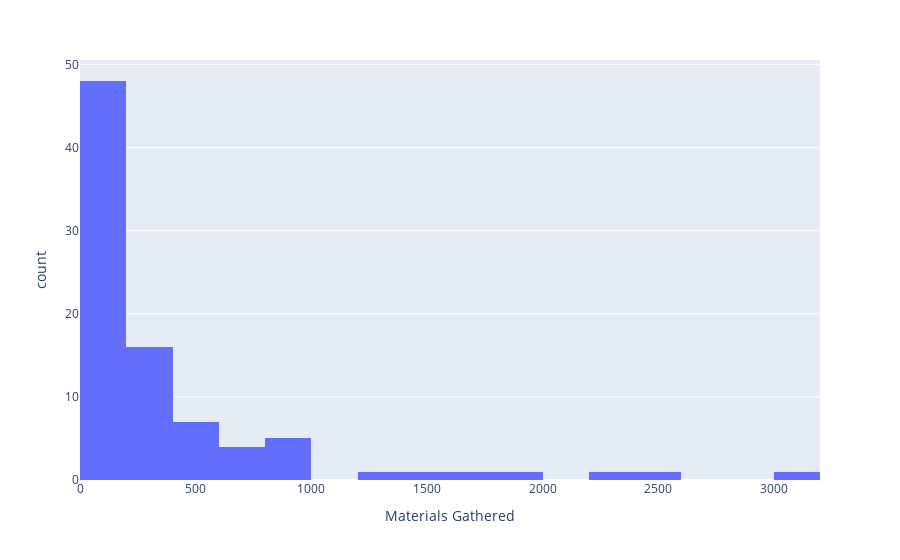

Notebook code cell kept with this figure:
### Markdown cell above
The rank histogram ^

### Code cell
df = pd.read_csv('/Users/kaylashrieve/Desktop/fortnitecsv2.csv')
fig = px.histogram(df, x="Materials Gathered")
fig.show()

### Figure 1 — Plotly figure (JSON) as saved in the notebook; plotly's stock layout.template omitted (floating-point values rounded to 4 significant figures)
{"data": [{"alignmentgroup": "True", "bingroup": "x", "hovertemplate": "Materials Gathered=%{x}<br>count=%{y}<extra></extra>", "legendgroup": "", "marker": {"color": "#636efa"}, "name": "", "offsetgroup": "", "orientation": "v", "showlegend": false, "type": "histogram", "x": [20, 123, 71, 244, 584, 78, 1379, 59, 416, 165, 127, 162, 68, 226, 270, 715, 384, 62, 20, 25, 541, 167, 87, 806, 98, 102, 321, 261, 732, 95, 3002, 328, 69, 519, 70, 50, 512, 894, 1907, 749, 153, 2553, 288, 78, 136, 204, 970, 69, 230, 139, 46, 251, 687, 2215, 79, 30, 88, 43, 165, 164, 204, 429, 50, 32, 56, 231, 254, 317, 1560, 421, 75, 49, 78, 118, 941, 0, 175, 60, 99, 850, 108, 62, 1750, 94, 78, 370, 75], "xaxis": "x", "yaxis": "y"}], "layout": {"barmode": "relative", "legend": {"tracegroupgap": 0}, "margin": {"t": 60}, "xaxis": {"anchor": "y", "domain": [0, 1], "title": {"text": "Materials Gathered"}}, "yaxis": {"anchor": "x", "domain": [0, 1], "title": {"text": "count"}}}}
